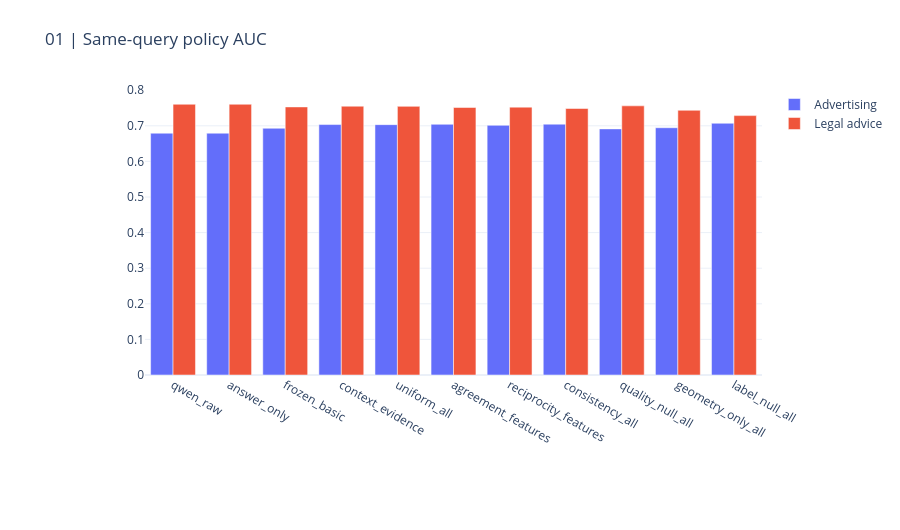

Notebook source saved alongside this figure:
### Markdown cell above
## 1. Hypothesis and unchanged anchor

Does consistency with other labeled references make support evidence more useful without deleting rare or disputed examples?

24 ordinary label-neighborhood consistency features and 24 reciprocal-neighbor consistency features. The context anchor was selected after Round 9 and was not promoted.

### Code cell
display(pd.DataFrame(RESULT["metrics"]))
CHARTS[0].show(renderer="plotly_mimetype")

### Figure 1 — Plotly figure (JSON) as saved in the notebook; plotly's stock layout.template omitted (floating-point values rounded to 4 significant figures)
{"data": [{"name": "Advertising", "type": "bar", "x": ["qwen_raw", "answer_only", "frozen_basic", "context_evidence", "uniform_all", "agreement_features", "reciprocity_features", "consistency_all", "quality_null_all", "geometry_only_all", "label_null_all"], "y": [0.6793, 0.6793, 0.6931, 0.7035, 0.7032, 0.7042, 0.7013, 0.7046, 0.6913, 0.6946, 0.7071]}, {"name": "Legal advice", "type": "bar", "x": ["qwen_raw", "answer_only", "frozen_basic", "context_evidence", "uniform_all", "agreement_features", "reciprocity_features", "consistency_all", "quality_null_all", "geometry_only_all", "label_null_all"], "y": [0.7605, 0.7605, 0.753, 0.755, 0.7546, 0.7514, 0.7525, 0.7486, 0.756, 0.7435, 0.7286]}], "layout": {"barmode": "group", "height": 530, "margin": {"b": 155, "l": 145, "r": 35, "t": 90}, "title": {"text": "01 | Same-query policy AUC"}, "xaxis": {"automargin": true}, "yaxis": {"automargin": true}}}
